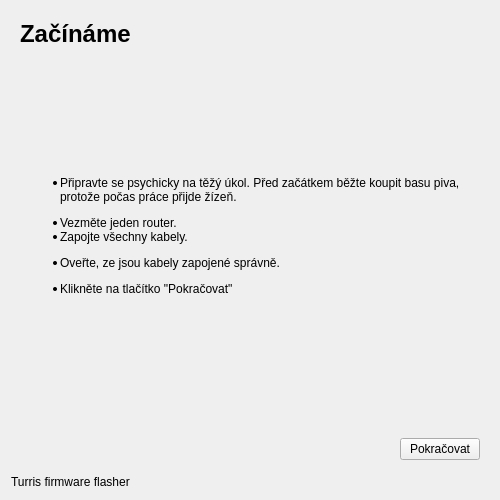
<?xml version="1.0" encoding="UTF-8"?>
<ui version="4.0">
 <class>Installer</class>
 <widget class="QWidget" name="Installer">
  <property name="geometry">
   <rect>
    <x>0</x>
    <y>0</y>
    <width>500</width>
    <height>500</height>
   </rect>
  </property>
  <property name="minimumSize">
   <size>
    <width>250</width>
    <height>250</height>
   </size>
  </property>
  <property name="windowTitle">
   <string>Instalátor</string>
  </property>
  <layout class="QVBoxLayout" name="verticalLayout">
   <item>
    <widget class="QStackedWidget" name="stackedWidget">
     <property name="enabled">
      <bool>true</bool>
     </property>
     <widget class="QWidget" name="startPage">
      <layout class="QVBoxLayout" name="verticalLayout_2">
       <item>
        <widget class="QLabel" name="label_2">
         <property name="text">
          <string>&lt;html&gt;&lt;head/&gt;&lt;body&gt;&lt;p&gt;&lt;span style=&quot; font-size:xx-large; font-weight:600;&quot;&gt;Začínáme&lt;/span&gt;&lt;/p&gt;&lt;/body&gt;&lt;/html&gt;</string>
         </property>
        </widget>
       </item>
       <item>
        <widget class="QLabel" name="label_8">
         <property name="sizePolicy">
          <sizepolicy hsizetype="Preferred" vsizetype="Preferred">
           <horstretch>1</horstretch>
           <verstretch>1</verstretch>
          </sizepolicy>
         </property>
         <property name="text">
          <string>&lt;html&gt;&lt;head/&gt;&lt;body&gt;&lt;ul style=&quot;margin-top: 0px; margin-bottom: 0px; margin-left: 0px; margin-right: 0px; -qt-list-indent: 1;&quot;&gt;&lt;li style=&quot; margin-top:12px; margin-bottom:0px; margin-left:0px; margin-right:0px; -qt-block-indent:0; text-indent:0px;&quot;&gt;Připravte se psychicky na těžý úkol. Před začátkem běžte koupit basu piva, protože počas práce přijde žízeň.&lt;/li&gt;&lt;li style=&quot; margin-top:12px; margin-bottom:0px; margin-left:0px; margin-right:0px; -qt-block-indent:0; text-indent:0px;&quot;&gt;Vezměte jeden router.&lt;/li&gt;&lt;li style=&quot; margin-top:0px; margin-bottom:12px; margin-left:0px; margin-right:0px; -qt-block-indent:0; text-indent:0px;&quot;&gt;Zapojte všechny kabely.&lt;/li&gt;&lt;li style=&quot; margin-top:0px; margin-bottom:12px; margin-left:0px; margin-right:0px; -qt-block-indent:0; text-indent:0px;&quot;&gt;Oveřte, ze jsou kabely zapojené správně.&lt;/li&gt;&lt;li style=&quot; margin-top:0px; margin-bottom:12px; margin-left:0px; margin-right:0px; -qt-block-indent:0; text-indent:0px;&quot;&gt;Klikněte na tlačítko &amp;quot;Pokračovat&amp;quot;&lt;br/&gt;&lt;/li&gt;&lt;/ul&gt;&lt;/body&gt;&lt;/html&gt;</string>
         </property>
         <property name="wordWrap">
          <bool>true</bool>
         </property>
        </widget>
       </item>
       <item>
        <layout class="QHBoxLayout" name="horizontalLayout">
         <item>
          <spacer name="horizontalSpacer">
           <property name="orientation">
            <enum>Qt::Horizontal</enum>
           </property>
           <property name="sizeHint" stdset="0">
            <size>
             <width>40</width>
             <height>20</height>
            </size>
           </property>
          </spacer>
         </item>
         <item>
          <widget class="QPushButton" name="startToOne">
           <property name="text">
            <string>Pokračovat</string>
           </property>
          </widget>
         </item>
        </layout>
       </item>
      </layout>
     </widget>
     <widget class="QWidget" name="stepOne">
      <layout class="QVBoxLayout" name="verticalLayout_3">
       <item>
        <widget class="QLabel" name="label_3">
         <property name="text">
          <string>&lt;html&gt;&lt;head/&gt;&lt;body&gt;&lt;p&gt;&lt;span style=&quot; font-size:xx-large; font-weight:600;&quot;&gt;Krok 1&lt;/span&gt;&lt;/p&gt;&lt;/body&gt;&lt;/html&gt;</string>
         </property>
        </widget>
       </item>
       <item>
        <widget class="QLabel" name="label_5">
         <property name="sizePolicy">
          <sizepolicy hsizetype="Preferred" vsizetype="Preferred">
           <horstretch>1</horstretch>
           <verstretch>1</verstretch>
          </sizepolicy>
         </property>
         <property name="text">
          <string>Est molestias voluptas corporis et magnam quo ut quo. Deserunt id qui veniam ut. Soluta natus veniam itaque. Labore occaecati assumenda itaque consequatur id voluptas. Aut assumenda iste voluptatum dolore. Quia minima tempora aliquam cum aut.</string>
         </property>
         <property name="textFormat">
          <enum>Qt::PlainText</enum>
         </property>
         <property name="wordWrap">
          <bool>true</bool>
         </property>
        </widget>
       </item>
       <item>
        <layout class="QHBoxLayout" name="horizontalLayout_2">
         <item>
          <widget class="QLabel" name="label_4">
           <property name="text">
            <string>Načtěte čárový kód</string>
           </property>
          </widget>
         </item>
         <item>
          <widget class="QLineEdit" name="lineEdit"/>
         </item>
        </layout>
       </item>
       <item>
        <layout class="QHBoxLayout" name="horizontalLayout_3">
         <item>
          <spacer name="horizontalSpacer_2">
           <property name="orientation">
            <enum>Qt::Horizontal</enum>
           </property>
           <property name="sizeHint" stdset="0">
            <size>
             <width>40</width>
             <height>20</height>
            </size>
           </property>
          </spacer>
         </item>
         <item>
          <widget class="QPushButton" name="oneToTwo">
           <property name="text">
            <string>Spustit flashování</string>
           </property>
          </widget>
         </item>
        </layout>
       </item>
      </layout>
     </widget>
     <widget class="QWidget" name="stepTwo">
      <layout class="QVBoxLayout" name="verticalLayout_8">
       <item>
        <widget class="QLabel" name="label_15">
         <property name="text">
          <string>&lt;h1&gt;Krok 2&lt;/h1&gt;</string>
         </property>
        </widget>
       </item>
       <item>
        <widget class="QLabel" name="label_16">
         <property name="sizePolicy">
          <sizepolicy hsizetype="Preferred" vsizetype="Preferred">
           <horstretch>1</horstretch>
           <verstretch>1</verstretch>
          </sizepolicy>
         </property>
         <property name="text">
          <string>Praesentium molestiae sed molestias modi et impedit earum. Sint nihil sed amet dolor est eos et. Occaecati voluptatem eum autem aut voluptate.

Vel exercitationem animi in accusantium voluptatem ea qui consequatur. Nisi explicabo aut voluptatem sit. Nisi numquam magnam rem totam. Sit sed qui omnis quis iusto.</string>
         </property>
         <property name="wordWrap">
          <bool>true</bool>
         </property>
        </widget>
       </item>
       <item>
        <widget class="QProgressBar" name="progressBar">
         <property name="minimum">
          <number>0</number>
         </property>
         <property name="maximum">
          <number>0</number>
         </property>
         <property name="value">
          <number>0</number>
         </property>
        </widget>
       </item>
      </layout>
     </widget>
     <widget class="QWidget" name="stepThree">
      <layout class="QVBoxLayout" name="verticalLayout_4">
       <item>
        <widget class="QLabel" name="label_6">
         <property name="sizePolicy">
          <sizepolicy hsizetype="Preferred" vsizetype="Preferred">
           <horstretch>0</horstretch>
           <verstretch>0</verstretch>
          </sizepolicy>
         </property>
         <property name="text">
          <string>&lt;h1&gt;Krok 3&lt;/h2&gt;</string>
         </property>
        </widget>
       </item>
       <item>
        <widget class="QLabel" name="label_7">
         <property name="sizePolicy">
          <sizepolicy hsizetype="Preferred" vsizetype="Preferred">
           <horstretch>1</horstretch>
           <verstretch>1</verstretch>
          </sizepolicy>
         </property>
         <property name="text">
          <string>Odio nihil placeat quibusdam repellendus labore id. Illo aut iste omnis dolore et nesciunt neque quia. Et fuga vero blanditiis maiores aut. Sequi corrupti et deserunt assumenda voluptatibus molestiae rem. Et et sequi molestias fugit.

Quia modi rerum asperiores sapiente odio et maiores. Quo sed rem repudiandae nostrum. Quos et qui laborum iste. Est consequatur adipisci aspernatur sapiente aut ducimus. Sunt totam dignissimos eos.</string>
         </property>
         <property name="wordWrap">
          <bool>true</bool>
         </property>
        </widget>
       </item>
       <item>
        <widget class="QProgressBar" name="progressBar_2">
         <property name="minimum">
          <number>0</number>
         </property>
         <property name="maximum">
          <number>0</number>
         </property>
         <property name="value">
          <number>-1</number>
         </property>
        </widget>
       </item>
      </layout>
     </widget>
     <widget class="QWidget" name="stepFour">
      <layout class="QVBoxLayout" name="verticalLayout_6">
       <item>
        <widget class="QLabel" name="label_9">
         <property name="text">
          <string>&lt;h1&gt;Krok 4&lt;/h1&gt;</string>
         </property>
        </widget>
       </item>
       <item>
        <widget class="QLabel" name="label_10">
         <property name="sizePolicy">
          <sizepolicy hsizetype="Preferred" vsizetype="Preferred">
           <horstretch>1</horstretch>
           <verstretch>1</verstretch>
          </sizepolicy>
         </property>
         <property name="text">
          <string>Ducimus assumenda est quia. Aliquid ducimus quia aspernatur qui inventore dicta. Aut ullam ad a. Et magnam ab qui quas odit. Aperiam eos sed quibusdam non non minus unde quidem.

Qui dolorum ut iusto facilis exercitationem. Aut voluptatem et quo voluptatem quidem a itaque aliquid. Laudantium maiores dolorem soluta dolorum. Officiis sint sapiente veniam magnam. Inventore et est voluptatem error.</string>
         </property>
         <property name="wordWrap">
          <bool>true</bool>
         </property>
        </widget>
       </item>
       <item>
        <widget class="QProgressBar" name="progressBar_3">
         <property name="minimum">
          <number>0</number>
         </property>
         <property name="maximum">
          <number>0</number>
         </property>
         <property name="value">
          <number>0</number>
         </property>
        </widget>
       </item>
      </layout>
     </widget>
     <widget class="QWidget" name="stepFinal">
      <layout class="QVBoxLayout" name="verticalLayout_7">
       <item>
        <widget class="QLabel" name="label_11">
         <property name="text">
          <string>&lt;h1&gt;Naprogramováno&lt;/h1&gt;</string>
         </property>
        </widget>
       </item>
       <item>
        <widget class="QLabel" name="label_12">
         <property name="sizePolicy">
          <sizepolicy hsizetype="Preferred" vsizetype="Preferred">
           <horstretch>1</horstretch>
           <verstretch>1</verstretch>
          </sizepolicy>
         </property>
         <property name="text">
          <string>Router byl úspěšně naprogramován, otevřte šampanské a jděte to zapít, pak se vraťte, odpojte tento router a pokračujte s dalším.</string>
         </property>
         <property name="wordWrap">
          <bool>true</bool>
         </property>
        </widget>
       </item>
       <item>
        <layout class="QHBoxLayout" name="horizontalLayout_7">
         <item>
          <spacer name="horizontalSpacer_4">
           <property name="orientation">
            <enum>Qt::Horizontal</enum>
           </property>
           <property name="sizeHint" stdset="0">
            <size>
             <width>40</width>
             <height>20</height>
            </size>
           </property>
          </spacer>
         </item>
         <item>
          <widget class="QPushButton" name="finalToStart">
           <property name="text">
            <string>Další router</string>
           </property>
          </widget>
         </item>
        </layout>
       </item>
      </layout>
     </widget>
     <widget class="QWidget" name="errorPage">
      <layout class="QVBoxLayout" name="verticalLayout_5">
       <item>
        <widget class="QLabel" name="label_13">
         <property name="text">
          <string>&lt;h1&gt;Chyba&lt;/h1&gt;</string>
         </property>
        </widget>
       </item>
       <item>
        <widget class="QLabel" name="label_14">
         <property name="sizePolicy">
          <sizepolicy hsizetype="Preferred" vsizetype="Preferred">
           <horstretch>1</horstretch>
           <verstretch>1</verstretch>
          </sizepolicy>
         </property>
         <property name="text">
          <string>Vezměte router, odpojte kabely, otevřte okno a hoďte router z okna. Pak pokračujte dalším.</string>
         </property>
         <property name="wordWrap">
          <bool>true</bool>
         </property>
        </widget>
       </item>
       <item>
        <layout class="QHBoxLayout" name="horizontalLayout_6">
         <item>
          <spacer name="horizontalSpacer_3">
           <property name="orientation">
            <enum>Qt::Horizontal</enum>
           </property>
           <property name="sizeHint" stdset="0">
            <size>
             <width>40</width>
             <height>20</height>
            </size>
           </property>
          </spacer>
         </item>
         <item>
          <widget class="QPushButton" name="errToStart">
           <property name="text">
            <string>Další router</string>
           </property>
          </widget>
         </item>
        </layout>
       </item>
      </layout>
     </widget>
    </widget>
   </item>
   <item>
    <widget class="QLabel" name="label">
     <property name="text">
      <string>Turris firmware flasher</string>
     </property>
    </widget>
   </item>
  </layout>
 </widget>
 <resources/>
 <connections/>
</ui>
